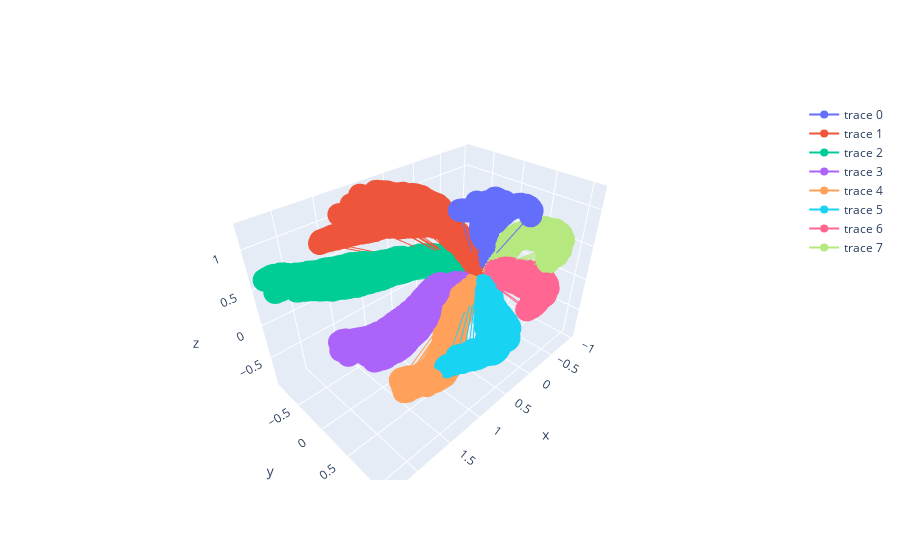

The notebook cell saved with this chart:
### Code cell
fig = go.Figure()

for (target_id, target_df) in test_df.groupby('target_id'):
    x = concat_trials(target_df.iloc[:10, :], 'PMd_proj')
    fig.add_scatter3d(
        x = x[:, 0],
        y = x[:, 1],
        z = x[:, 2],
    )

fig

### Figure 1 — Plotly figure (JSON) as saved in the notebook; plotly's stock layout.template omitted (floating-point values rounded to 4 significant figures; data arrays with more than 128 entries replaced by an {"elided": "..."} marker saying what was removed)
{"data": [{"type": "scatter3d", "x": {"elided": "2400 float values"}, "y": {"elided": "2400 float values"}, "z": {"elided": "2400 float values"}}, {"type": "scatter3d", "x": {"elided": "2400 float values"}, "y": {"elided": "2400 float values"}, "z": {"elided": "2400 float values"}}, {"type": "scatter3d", "x": {"elided": "2400 float values"}, "y": {"elided": "2400 float values"}, "z": {"elided": "2400 float values"}}, {"type": "scatter3d", "x": {"elided": "2400 float values"}, "y": {"elided": "2400 float values"}, "z": {"elided": "2400 float values"}}, {"type": "scatter3d", "x": {"elided": "2400 float values"}, "y": {"elided": "2400 float values"}, "z": {"elided": "2400 float values"}}, {"type": "scatter3d", "x": {"elided": "2400 float values"}, "y": {"elided": "2400 float values"}, "z": {"elided": "2400 float values"}}, {"type": "scatter3d", "x": {"elided": "2400 float values"}, "y": {"elided": "2400 float values"}, "z": {"elided": "2400 float values"}}, {"type": "scatter3d", "x": {"elided": "2400 float values"}, "y": {"elided": "2400 float values"}, "z": {"elided": "2400 float values"}}], "layout": {}}
